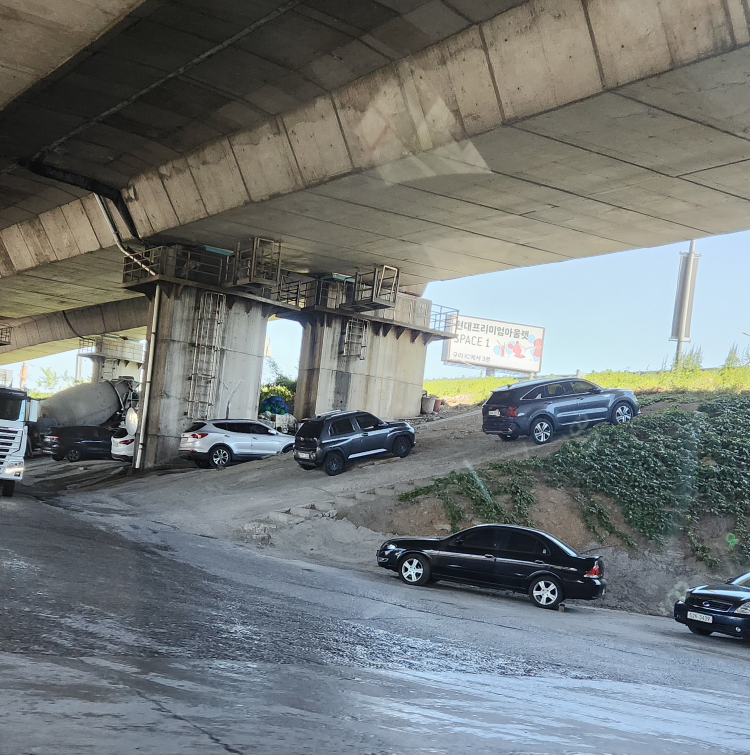
#> input picture 201935070_ShinHyeonHo/cars.jpg, 3000 x 3017 px (shown at 1/4 size)
$ python -i utils.py   (imports and definitions only)
#> lines starting #> are read from the running program, lines starting #| are printed output that depends on the picture
#> further down, picture is the input picture: shape (3017, 3000, 3); mean B, G, R 119.1, 119.5, 114.3
import cv2
import numpy as np

def preprocess_frame(frame):
    gray = cv2.cvtColor(frame, cv2.COLOR_BGR2GRAY)
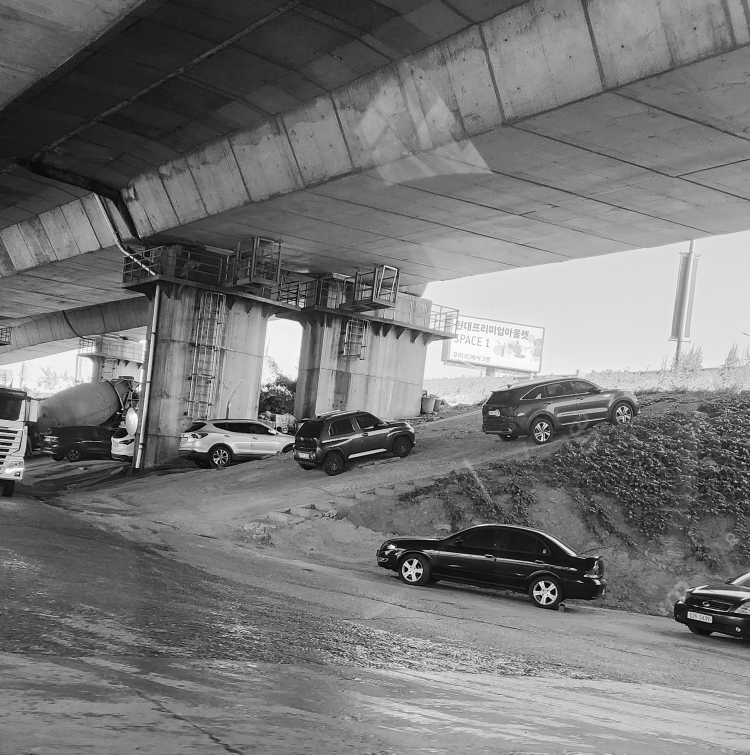
#> gray: shape (3017, 3000) (shown at 1/4 size); min 0, max 255, mean 117.9
    blurred = cv2.GaussianBlur(gray, (7, 7), 0)
    edges = cv2.Canny(blurred, 50, 150)
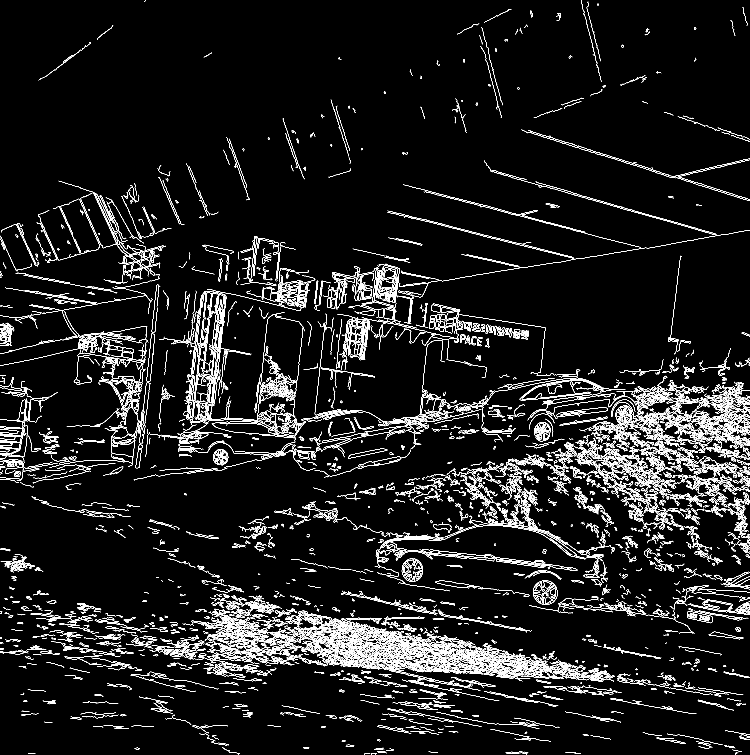
#> edges: shape (3017, 3000) (shown at 1/4 size); 3.8% white in thin lines or dots

    return edges

def region_of_interest(edges):
    height, width = edges.shape
    mask = np.zeros_like(edges)

    polygon = np.array([[
    (int(width * 0.2), height),              # DL
    (int(width * 0.8), height),             # DR
    (int(width * 0.55), int(height * 0.75)),  # UR
    (int(width * 0.45), int(height * 0.75))   # UL
]], np.int32)

    cv2.fillPoly(mask, polygon, 255)
    masked_edges = cv2.bitwise_and(edges, mask)

    return masked_edges


def detect_lanes(masked_edges, frame):
    lines = cv2.HoughLinesP(masked_edges, rho=1, theta=np.pi/180, threshold=70,
                            minLineLength=40, maxLineGap=600)

    line_image = np.zeros_like(frame)

    if lines is not None:
        for line in lines:
            x1, y1, x2, y2 = line[0]
            cv2.line(line_image, (x1, y1), (x2, y2), (0, 255, 0), 5)

    combined = cv2.addWeighted(frame, 0.8, line_image, 1, 1)

    return combined

>>> import cv2
>>> picture = cv2.imread('../201935070_ShinHyeonHo/cars.jpg')
>>> result = preprocess_frame(picture)

$ run again, on 201935070_ShinHyeonHo/cats.jpg
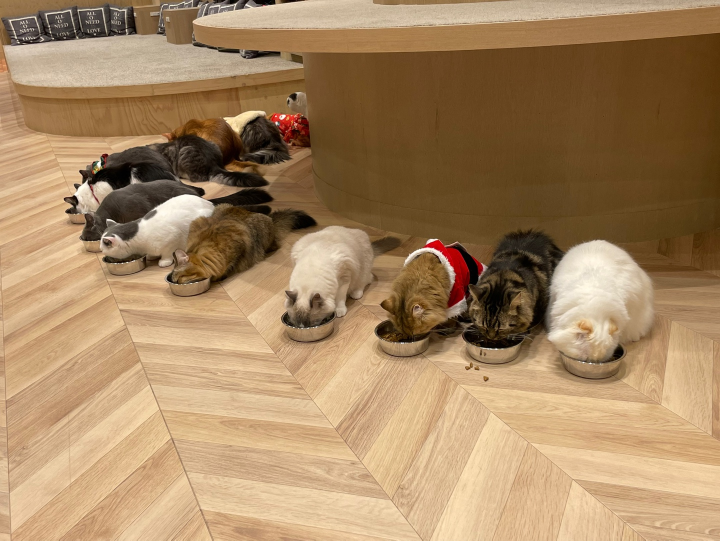
#> input picture 201935070_ShinHyeonHo/cats.jpg, 1440 x 1081 px (shown at 1/2 size)
#> picture is the input picture: shape (1081, 1440, 3); mean B, G, R 98, 134.5, 166
#> in preprocess_frame, `gray = cv2.cvtColor(frame, cv2.COLOR_BGR2GRAY)`:
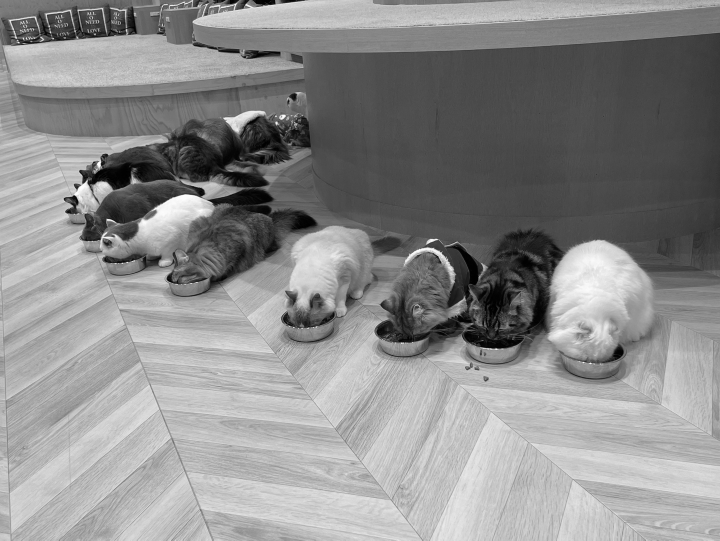
#> gray: shape (1081, 1440) (shown at 1/2 size); min 0, max 254, mean 139.8
#> in preprocess_frame, `edges = cv2.Canny(blurred, 50, 150)`:
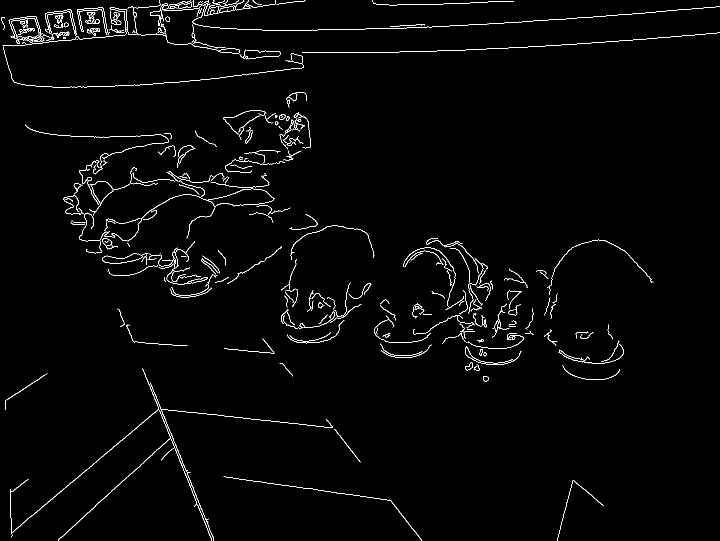
#> edges: shape (1081, 1440) (shown at 1/2 size); 1.7% white in thin lines or dots
